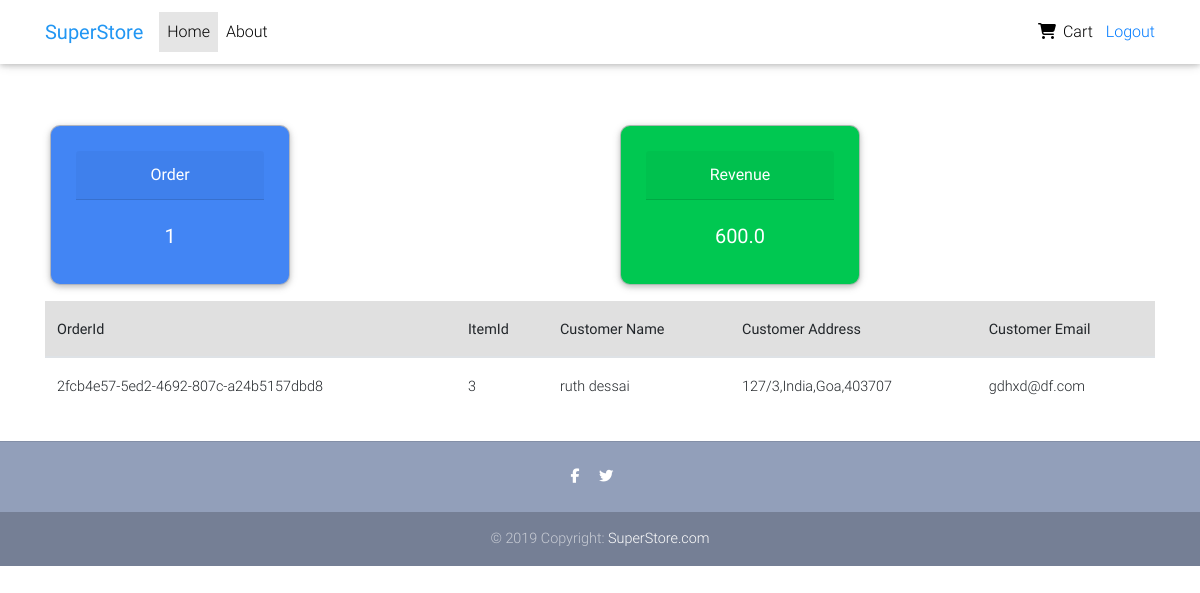
The page /main/seller/ (signed in) on the database its author committed.
### core/models.py (models this page shows, shortened)
class SellerOrders(models.Model):
    order_id = models.UUIDField(primary_key=True, default=uuid.uuid4, editable=False)
    seller_id = models.IntegerField(default=-1,unique=False)
    item_id = models.IntegerField(default=-1)
    customer_name = models.CharField(max_length=30,default=None)
    customer_address = models.CharField(max_length=200,default=None)
    customer_email = models.EmailField(default=None)

### core/views.py (the view)
# urls.py: path('seller/',SellerView,name='Seller'),
def SellerView(request):
    sellerOrder =  SellerOrders.objects.all()
    totalOrder = 0
    totalOrder = 0
    totalRevenue = 0
    allowed_sellerOrder = []
    for so in sellerOrder:
        print(request.user.id,end=" - ")
        print(so.seller_id)
        print(so.seller_id == request.user.pk)
        if so.seller_id != request.user.pk:
            continue
        totalOrder+=1
        allowed_sellerOrder.append(so)
        item = Items.objects.filter(pk = so.item_id)[0]
        totalRevenue+=item.price
    print("Total Revenue is ",totalRevenue)
    print("Total order is ",totalOrder)
    context={
            'object_list': allowed_sellerOrder,
            'total_orders': totalOrder,
            'total_revenue': totalRevenue,
            }
    return render(request,"sellerOrder.html",context)

### core/templates/sellerOrder.html
{% extends "base.html"%}
{% block home%}
<div>
  <div class="row">
    <div class="col-sm-6">
      <div class="card text-center text-white bg-primary mb-3" style="width: 15rem;height: 10rem;">
        <div class="card-body">
        <div class="card-header">Order</div>
        <h5 class="card-title"><br>{{total_orders}}</h5>
        </div>
      </div>
    </div>
    <div class="col">
      <div class="card text-center text-white bg-success " style="width: 15rem;height: 10rem">
        <div class="card-body">
        <div class="card-header">Revenue</div>
        <h5 class="card-title"><br>{{total_revenue}}</h5>
        </div>
      </div>
    </div>
  </div>
</div>
<div>
  <table class="table align-middle mb-0 bg-white">
    <thead class="bg-light">
      <tr>
        <th>OrderId</th>
        <th>ItemId</th>
        <th>Customer Name</th>
        <th>Customer Address</th>
        <th>Customer Email</th>
      </tr>
    </thead>
    <tbody>
      {%for object in object_list%}
      <tr>
        <td>
          <div class="d-flex align-items-center">
            <div class="ms-3">
              <p class="fw-bold mb-1">{{object.order_id}}</p>
            </div>
          </div>
        </td>
        <td>
          <p class="fw-normal mb-1">{{object.item_id}}</p>
        </td>
        <td>
          <p class="fw-normal mb-1">{{object.customer_name}}</p>
        </td>
        <td>
          <p class="fw-normal mb-1">{{object.customer_address}}</p>
        </td>
        <td>
          <p class="fw-normal mb-1">{{object.customer_email}}</p>
        </td>
      </tr>
      {%endfor%}
    </tbody>
  </table>
</div>
{%endblock%}

### core/templates/base.html (style rules this page uses)
html, body, header, .carousel { height: 60vh; }
.card { border-radius: 10px; border: solid rgba(187, 186, 186, 0.904) 1px; height: 22rem; padding: 5px; margin: 5px; }

### rows shown on the page
SellerOrders: order_id "2fcb4e57-5ed2-4692-807c-a24b5157dbd8", item_id "3", customer_name "ruth dessai", customer_address "127/3,India,Goa,403707", customer_email "gdhxd@df.com"

### other values the page prints
{{ total_orders }} "1"
{{ total_revenue }} "600.0"
